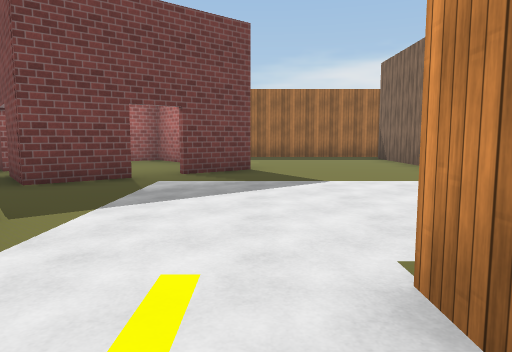
[1] (above)

24 first-person views from a walk through a 3-D level made in the Unity game engine. The camera is 1.3 m above the floor, tilts 6° down and sees 70° across. The floor is counted in squares, 2 m on a side. Each view is taken from the middle of a square. On the plan, view 1 faces up. The plan holds only what a view shows up to about 11 squares ahead; the rest is blank. The place goes on beyond the plan. Some surface patterns are stand-ins.

[2]
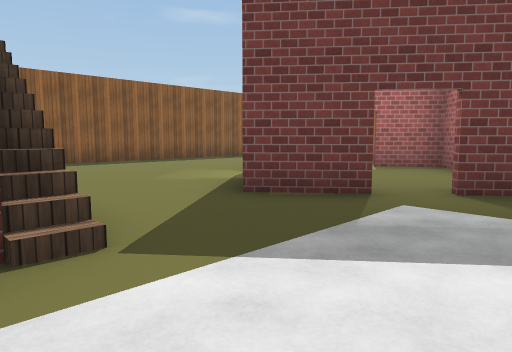

[3]
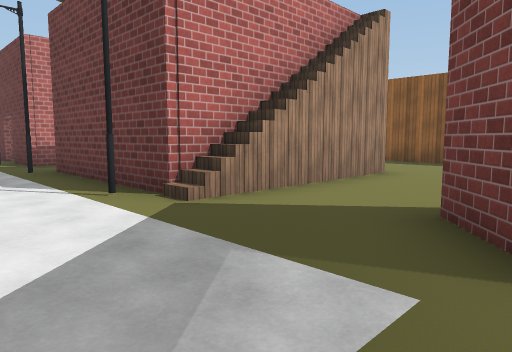

[4]
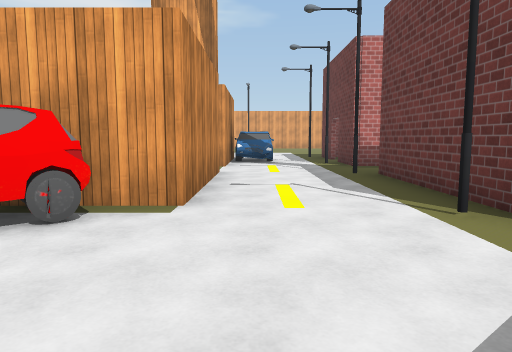

[5]
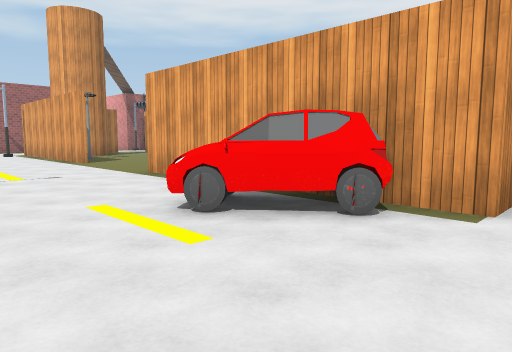

[6]
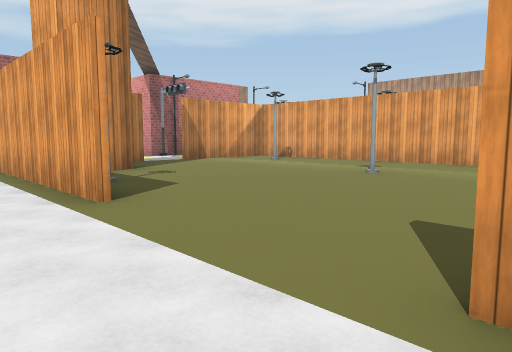

[7]
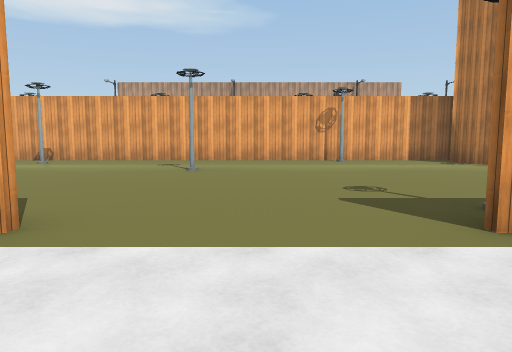

[8]
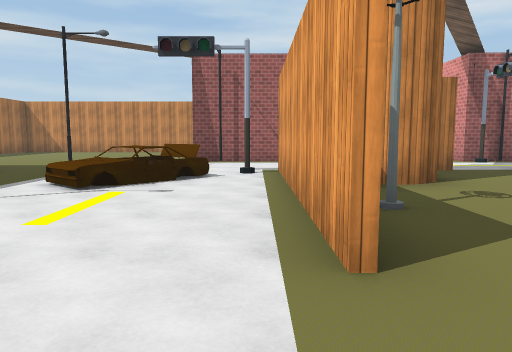

[9]
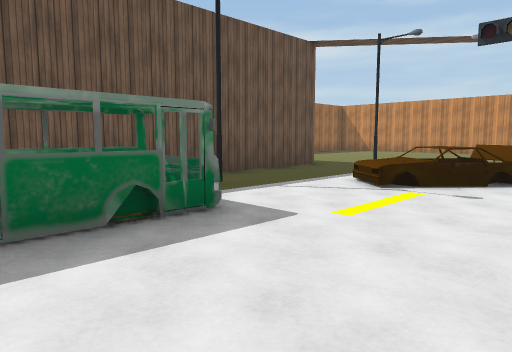

[10]
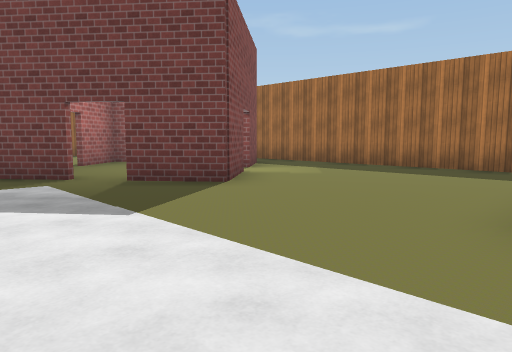

[11]
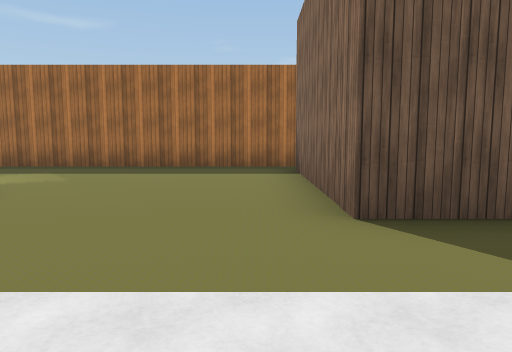

[12]
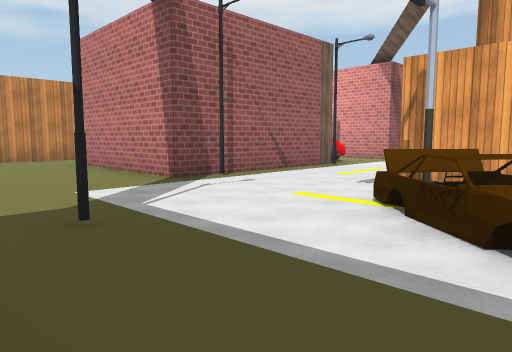

[13]
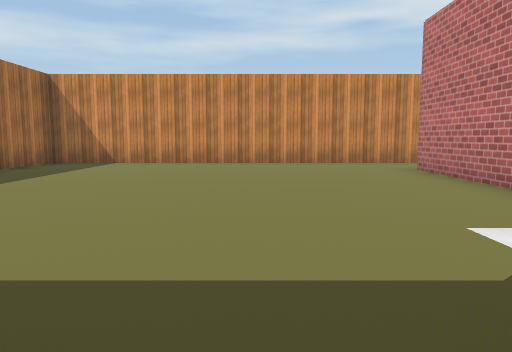

[14]
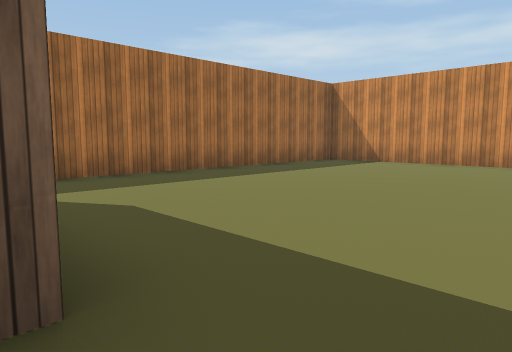

[15]
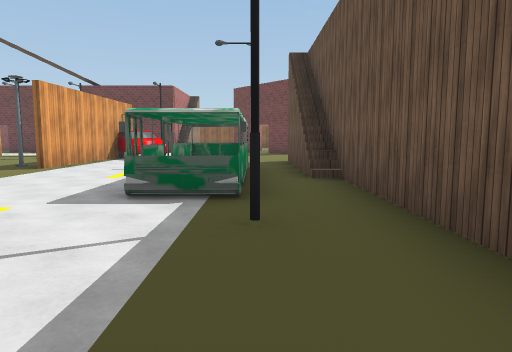

[16]
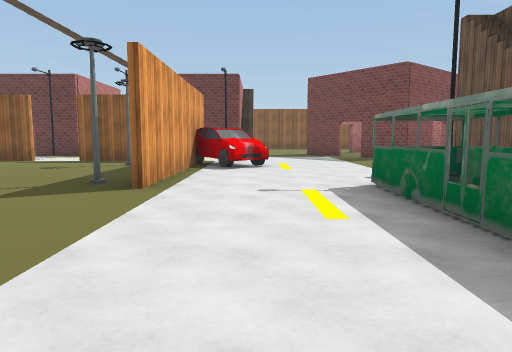

[17]
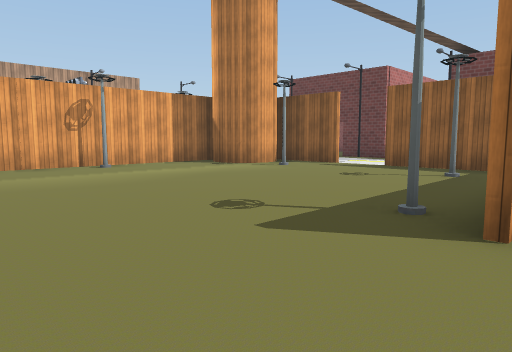

[18]
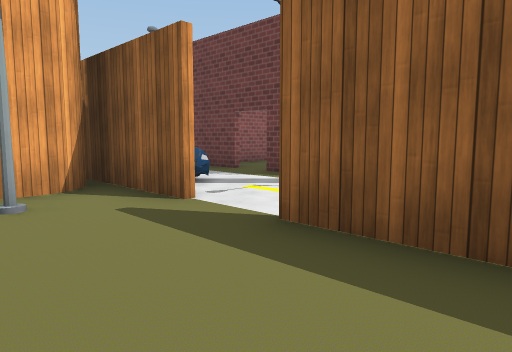

[19]
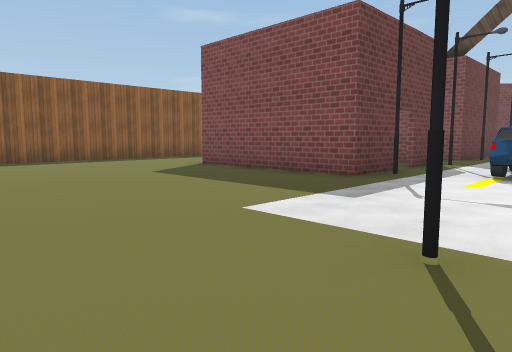

[20]
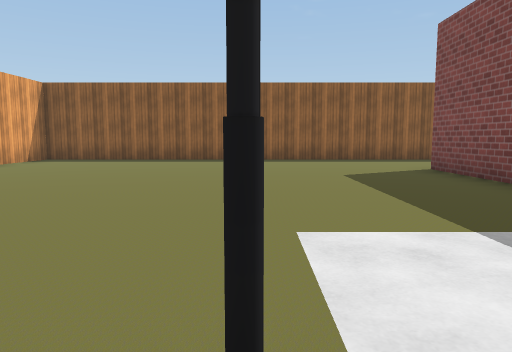

[21]
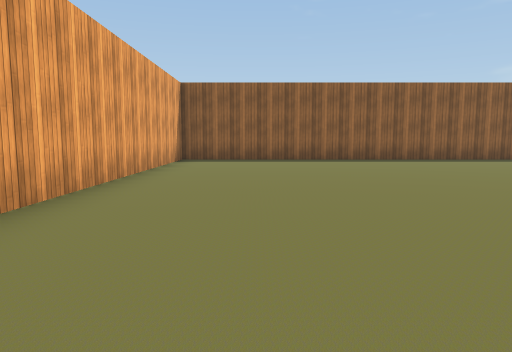

[22]
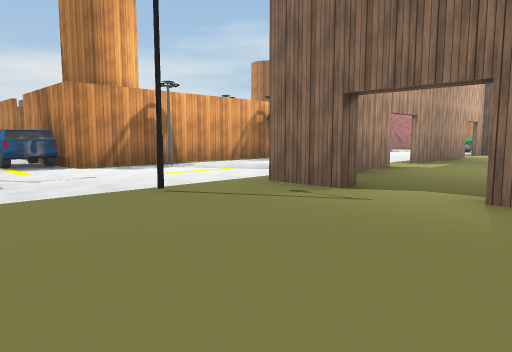

[23]
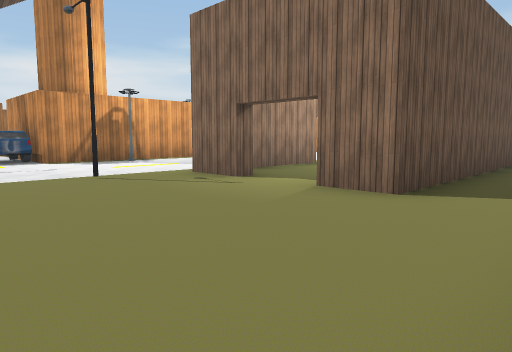

[24]
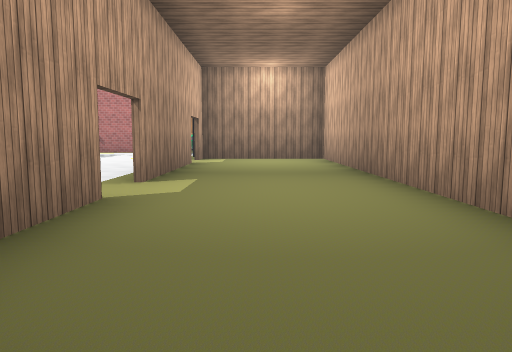

### Floor plan
Key: @ floor where view 1 was taken; # wall or solid block; x gap in a wall; . main floor; : floor 5.75 m higher than the main floor; / step, stairs or slope; = window, fence, low wall or low ledge; C car.
Columns run from 10 left of view 1 to 25 right of it. Each row starts with its distance up from view 1.
 13      ##########            #########
 12        ........            ........#
 11        .......:           .........#
 10       ###.....:           .........#
  9   ..  ........:           .........#
  8 #....#...#....:          :.........#
  7 #........#..../////................#
  6 #.....##.......#....#.....#........#
  5 #......#........=====..............#
  4 #  ....................CC....####..#
  3 #...####/....C..........C...#     .#
  2 #.. ####/...CC...............
  1 #       /..######...######..
  0         /.@##..........###..
 -1         #..#.............#..CC
 -2         .....................C
 -3        ............#..........
 -4        ##..##............#..#
 -5         x.C##..........#.   #
 -6 #.     .x.C##...#........
 -7 #...#####...##### ########
 -8 #...............
 -9 #...............     ..
-10 #..............   .....
-11 #.........#.####..####.#
-12 #...........#...........
-13 #.......................
-14 #.......................
-15 #...........############
-16 #................
-17 #...........
-18 #########

Where each view was taken, in squares from view 1:
view 1: 0 up, 0 right, facing up
view 2: 2 up, 0 right, facing up-left
view 3: 6 up, 0 right, facing down-left
view 4: 5 up, 0 right, facing down
view 5: 5 up, 0 right, facing down-right
view 6: 3 up, 6 right, facing down-right
view 7: 4 up, 8 right, facing down
view 8: 2 up, 8 right, facing right
view 9: 2 up, 8 right, facing up-right
view 10: 4 up, 4 right, facing up-left
view 11: 4 up, 3 right, facing up
view 12: 7 up, 13 right, facing down-right
view 13: 7 up, 15 right, facing right
view 14: 6 up, 15 right, facing up-right
view 15: 6 up, 14 right, facing left
view 16: 3 up, 11 right, facing left
view 17: 2 up, 9 right, facing down-left
view 18: 0 up, 3 right, facing down-left
view 19: 13 down, 1 right, facing up-left
view 20: 11 down, 1 right, facing left
view 21: 15 down, 1 right, facing left
view 22: 15 down, 2 left, facing up-right
view 23: 17 down, 2 left, facing up-right
view 24: 13 down, 2 right, facing right
